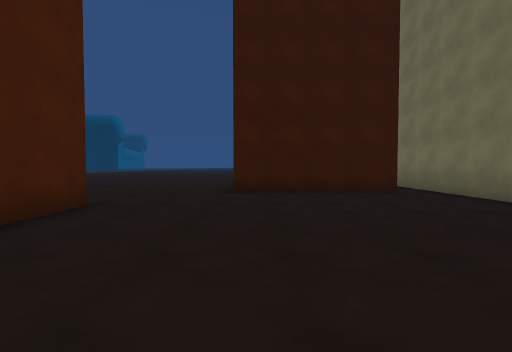
view 1 (above)

21 first-person views from a walk through a Unity game level. The camera is 1.3 m above the floor, tilts 2° down and sees 85° across. The floor is counted in squares, 2 m on a side. Each view is taken from the middle of a square. On the plan, view 1 faces up. The plan holds only what a view shows up to about 9 squares ahead; the rest is blank. The place goes on beyond the plan. The player character is not drawn.

view 2
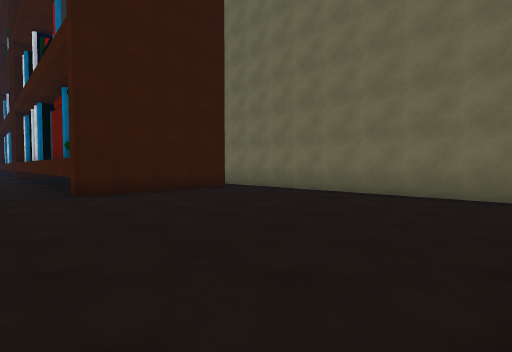

view 3
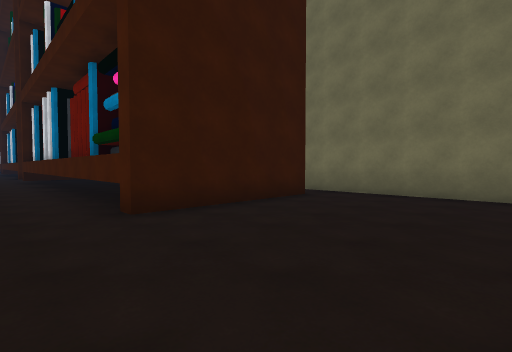

view 4
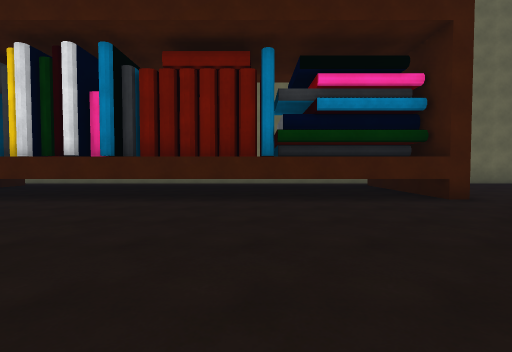

view 5
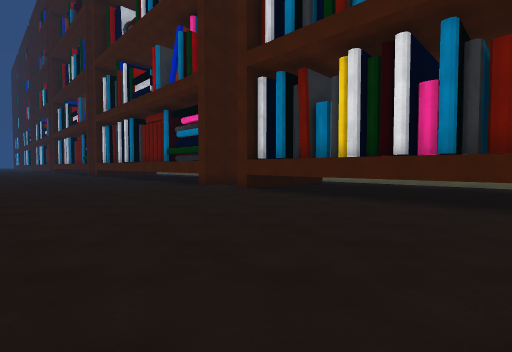

view 6
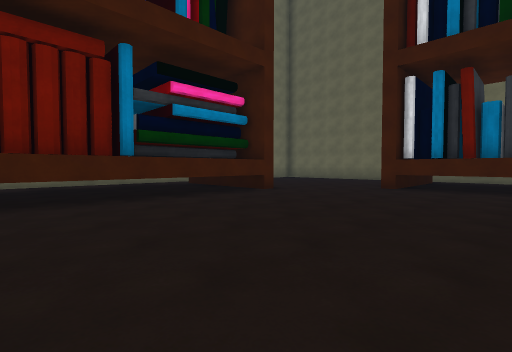

view 7
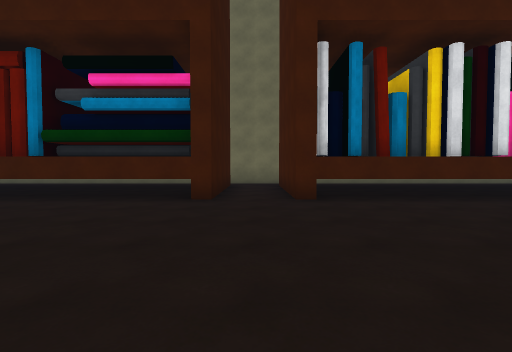

view 8
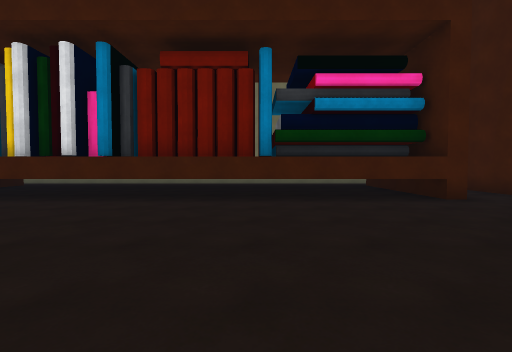

view 9
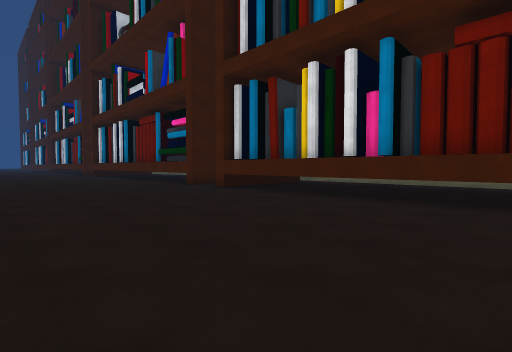

view 10
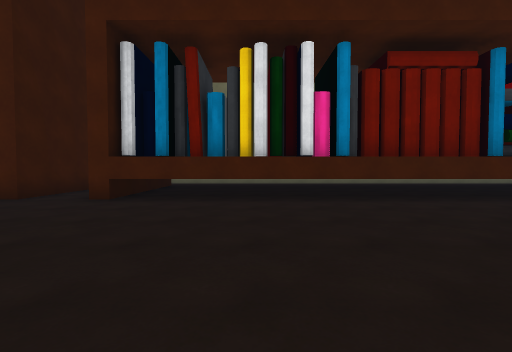

view 11
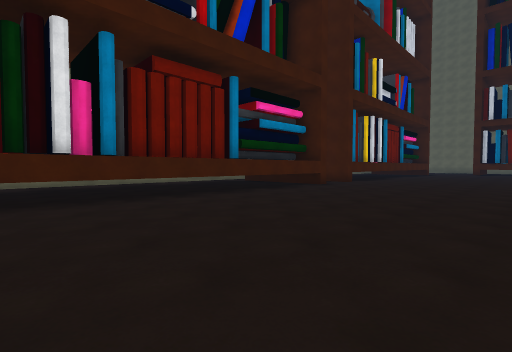

view 12
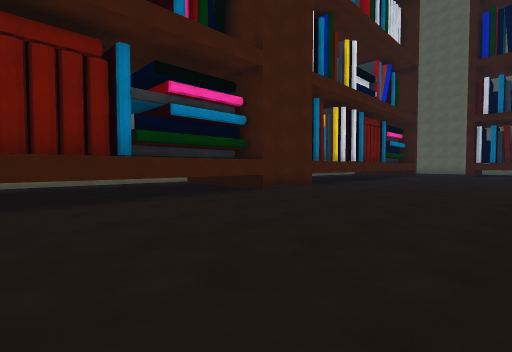

view 13
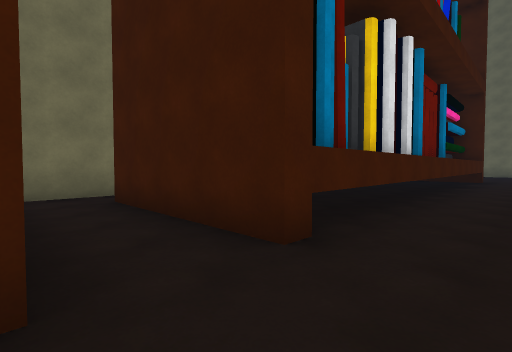

view 14
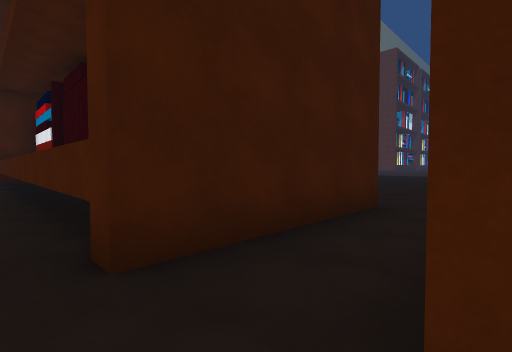

view 15
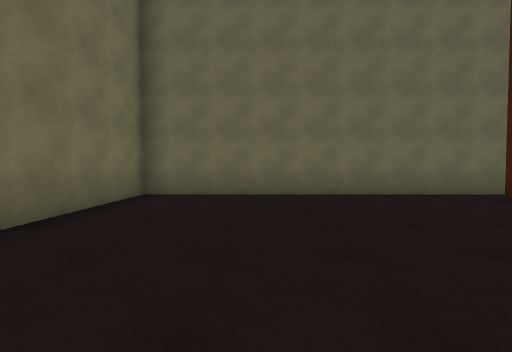

view 16
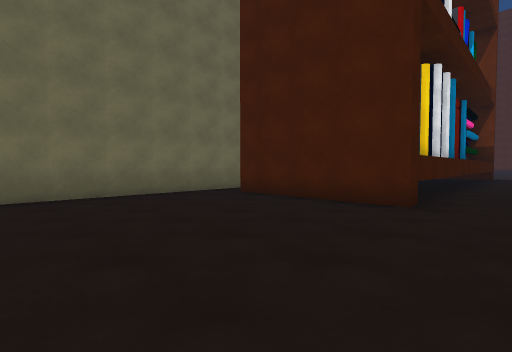

view 17
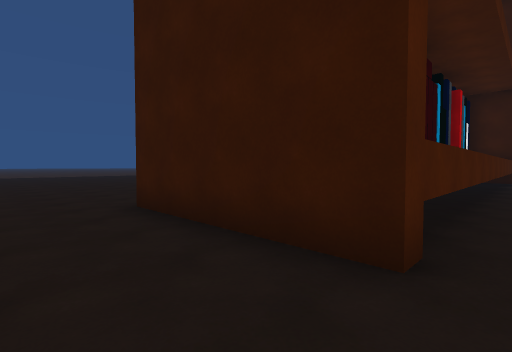

view 18
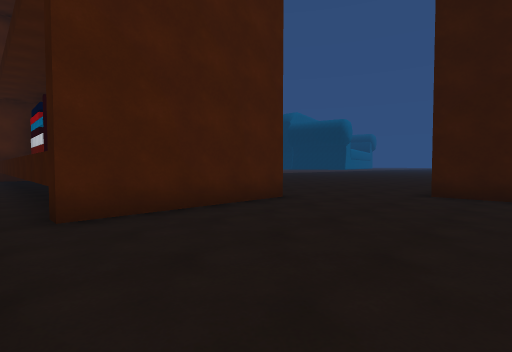

view 19
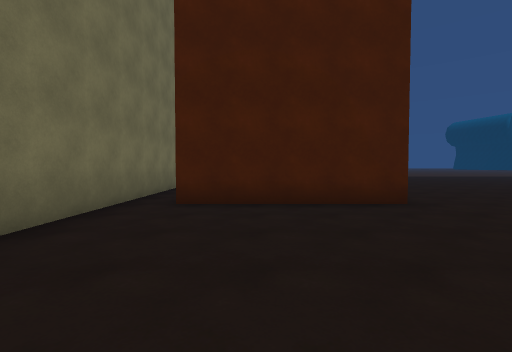

view 20
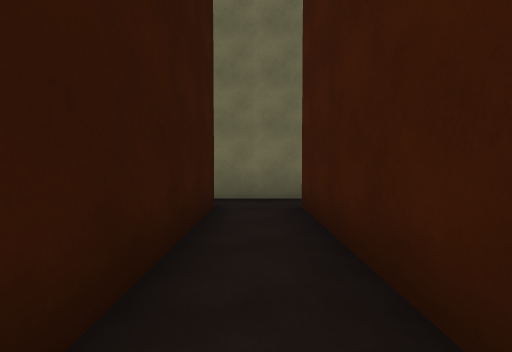

view 21
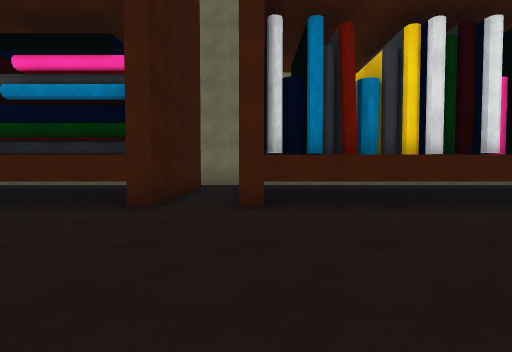

### Floor plan
Key: @ floor where view 1 was taken; # wall or solid block; . floor; T thing the floor can be seen under or through.
Columns run from 6 left of view 1 to 5 right of it. Each row starts with its distance up from view 1.
 35 ......####.#
 34 ...........#
 33 ......####.#
 32 ......#   .
 31 ......#   .
 30 ......#   .
 29 ......#   .#
 28 ......#   .#
 27 ......#   .#
 26 ......#   .#
 25 ......#   .#
 24 ......#
 23 ......#
 22 ......#
 21 ......####.
 20 ...........#
 19 ......####.#
 18 ......#  #.
 17 ......#  #.
 16 ......#  T.
 15 ......#  T.#
 14 ......#  T.#
 13 ......#  T.#
 12 ......#  T.#
 11 ......#  T.#
 10 ......#  T.#
  9 ......#  #.#
  8 ......#  #.#
  7 ......####.#
  6 ...........#
  5 ...........#
  4 ####.......#
  3    #.......#
  2    #.......#
  1 ####.......#
  0 ......@....#
 -1 ############

Where each view was taken, in squares from view 1:
view 1: 0 up, 0 right, facing up
view 2: 0 up, 2 left, facing up-right
view 3: 3 up, 2 left, facing up-right
view 4: 11 up, 6 left, facing right
view 5: 13 up, 6 left, facing up-right
view 6: 13 up, 6 left, facing down-right
view 7: 20 up, 6 left, facing right
view 8: 25 up, 6 left, facing right
view 9: 26 up, 6 left, facing up-right
view 10: 30 up, 6 left, facing right
view 11: 30 up, 6 left, facing down-right
view 12: 27 up, 6 left, facing down-right
view 13: 21 up, 2 left, facing down-right
view 14: 21 up, 4 right, facing down-left
view 15: 6 up, 2 right, facing down
view 16: 6 up, 2 right, facing down-left
view 17: 5 up, 4 right, facing up-left
view 18: 0 up, 1 right, facing up-left
view 19: 2 up, 2 right, facing left
view 20: 34 up, 1 left, facing right
view 21: 33 up, 5 left, facing right
